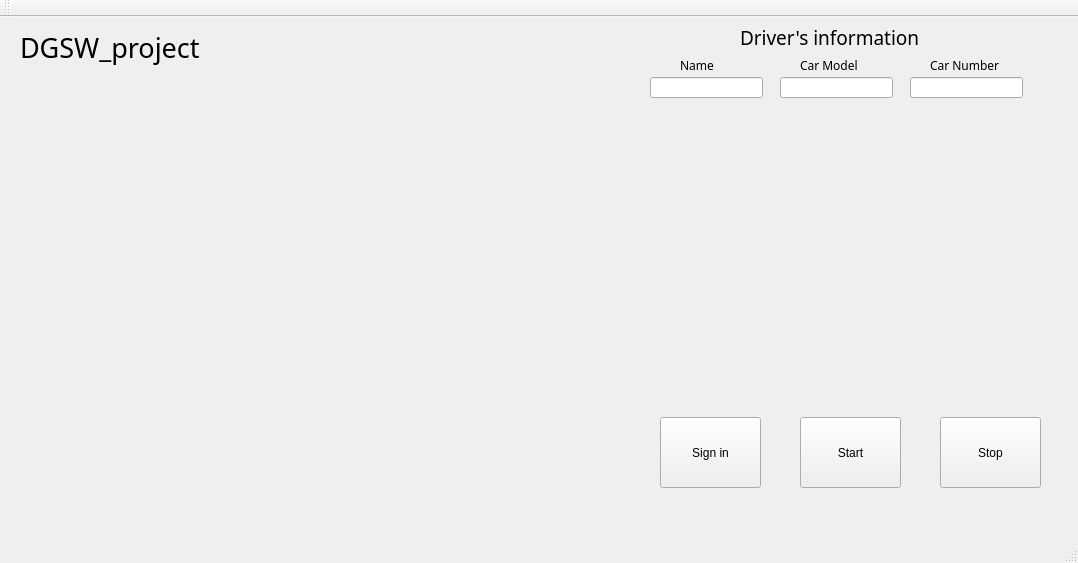
<?xml version="1.0" encoding="UTF-8"?>
<ui version="4.0">
 <class>MainDlg</class>
 <widget class="QMainWindow" name="MainDlg">
  <property name="geometry">
   <rect>
    <x>0</x>
    <y>0</y>
    <width>1078</width>
    <height>563</height>
   </rect>
  </property>
  <property name="windowTitle">
   <string>MainDlg</string>
  </property>
  <widget class="QWidget" name="centralWidget">
   <widget class="QLabel" name="label">
    <property name="geometry">
     <rect>
      <x>20</x>
      <y>10</y>
      <width>181</width>
      <height>41</height>
     </rect>
    </property>
    <property name="font">
     <font>
      <family>Purisa</family>
      <pointsize>20</pointsize>
     </font>
    </property>
    <property name="text">
     <string>DGSW_project</string>
    </property>
   </widget>
   <widget class="QPushButton" name="pushSignButton">
    <property name="geometry">
     <rect>
      <x>660</x>
      <y>400</y>
      <width>101</width>
      <height>71</height>
     </rect>
    </property>
    <property name="text">
     <string>Sign in</string>
    </property>
   </widget>
   <widget class="QPushButton" name="pushStartButton">
    <property name="geometry">
     <rect>
      <x>800</x>
      <y>400</y>
      <width>101</width>
      <height>71</height>
     </rect>
    </property>
    <property name="text">
     <string>Start</string>
    </property>
   </widget>
   <widget class="QPushButton" name="pushStopButton">
    <property name="geometry">
     <rect>
      <x>940</x>
      <y>400</y>
      <width>101</width>
      <height>71</height>
     </rect>
    </property>
    <property name="text">
     <string>Stop</string>
    </property>
   </widget>
   <widget class="QLineEdit" name="drivName">
    <property name="geometry">
     <rect>
      <x>650</x>
      <y>60</y>
      <width>113</width>
      <height>21</height>
     </rect>
    </property>
    <property name="font">
     <font>
      <family>Purisa</family>
     </font>
    </property>
   </widget>
   <widget class="QLineEdit" name="drivCarNum">
    <property name="geometry">
     <rect>
      <x>910</x>
      <y>60</y>
      <width>113</width>
      <height>21</height>
     </rect>
    </property>
    <property name="font">
     <font>
      <family>Purisa</family>
     </font>
    </property>
   </widget>
   <widget class="QLineEdit" name="drivCarMod">
    <property name="geometry">
     <rect>
      <x>780</x>
      <y>60</y>
      <width>113</width>
      <height>21</height>
     </rect>
    </property>
    <property name="font">
     <font>
      <family>Purisa</family>
     </font>
    </property>
   </widget>
   <widget class="QLabel" name="label_2">
    <property name="geometry">
     <rect>
      <x>680</x>
      <y>40</y>
      <width>51</width>
      <height>16</height>
     </rect>
    </property>
    <property name="font">
     <font>
      <family>Purisa</family>
     </font>
    </property>
    <property name="text">
     <string>Name</string>
    </property>
   </widget>
   <widget class="QLabel" name="label_3">
    <property name="geometry">
     <rect>
      <x>800</x>
      <y>40</y>
      <width>71</width>
      <height>16</height>
     </rect>
    </property>
    <property name="font">
     <font>
      <family>Purisa</family>
     </font>
    </property>
    <property name="text">
     <string>Car Model</string>
    </property>
   </widget>
   <widget class="QLabel" name="label_4">
    <property name="geometry">
     <rect>
      <x>930</x>
      <y>40</y>
      <width>71</width>
      <height>16</height>
     </rect>
    </property>
    <property name="font">
     <font>
      <family>Purisa</family>
     </font>
    </property>
    <property name="text">
     <string>Car Number</string>
    </property>
   </widget>
   <widget class="QLabel" name="label_5">
    <property name="geometry">
     <rect>
      <x>740</x>
      <y>10</y>
      <width>191</width>
      <height>21</height>
     </rect>
    </property>
    <property name="font">
     <font>
      <family>Purisa</family>
      <pointsize>14</pointsize>
     </font>
    </property>
    <property name="text">
     <string>Driver's information</string>
    </property>
   </widget>
  </widget>
  <widget class="QMenuBar" name="menuBar">
   <property name="geometry">
    <rect>
     <x>0</x>
     <y>0</y>
     <width>1078</width>
     <height>18</height>
    </rect>
   </property>
  </widget>
  <widget class="QToolBar" name="mainToolBar">
   <attribute name="toolBarArea">
    <enum>TopToolBarArea</enum>
   </attribute>
   <attribute name="toolBarBreak">
    <bool>false</bool>
   </attribute>
  </widget>
  <widget class="QStatusBar" name="statusBar"/>
 </widget>
 <layoutdefault spacing="6" margin="11"/>
 <resources/>
 <connections/>
</ui>
